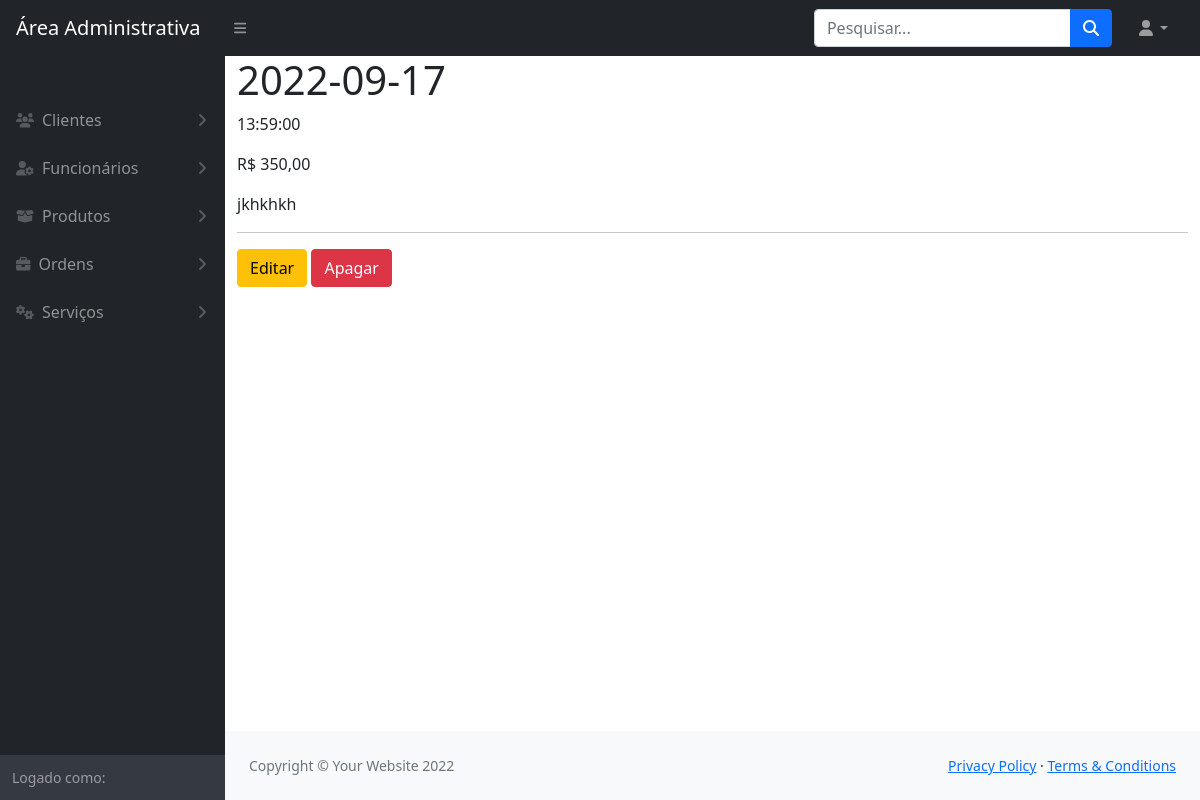
The app's page /modulos/ordem_servico/visualizar.php?id=3 with its own data.
### tables this page shows
CREATE TABLE `ordemdeservico` (
  `IDOS` int(11) NOT NULL,
  `dataOS` date NOT NULL,
  `horarioOS` time NOT NULL,
  `valorTotalOS` bigint(20) NOT NULL,
  `obs` varchar(300) NOT NULL
);

### funcoes/conexao.php (called while the page is built, shortened)
<?php
    function retornaDado($sql)
    {
        $pdo = $GLOBALS['conexaoBanco'];
        $resultado = $pdo->query($sql);
        return $resultado->fetch();
    }
?>

### modulos/ordem_servico/visualizar.php (the view, shortened to what this page needs)
<?php
    include_once '../../config.php';
    if(empty($_GET['id'])){
        header('Location: index.php');
        exit;
    }else{
        $id = $_GET['id'];
    }
    $sql = "SELECT * FROM ordemdeservico WHERE IDOS = $id";
    $ordem_servico = retornaDado($sql);
?>
<!DOCTYPE html>
<html lang="en">
    <?php include_once path('template/head.php') ?>
    <body class="sb-nav-fixed">
        <?php include_once path('template/navbar.php') ?>
        <div id="layoutSidenav">
            <?php include_once path('template/sidebar.php') ?>
            <div id="layoutSidenav_content">
                <main class="container">
                    <h1><?= $ordem_servico['dataOS'] ?></h1>
                    <p><?= $ordem_servico['horarioOS'] ?></p>
                    <p>R$ <?= number_format($ordem_servico['valorTotalOS'], 2, ',', '.') ?></p>
                    <p><?= $ordem_servico['obs'] ?></p>
                    <hr>
                    <a href="editar.php?id=<?= $ordem_servico['IDOS'] ?>" class="btn btn-warning">Editar</a>
                    <a onclick="return confirm('Deseja realmente apagar o ordem_servico?')" href="apagar.php?id=<?= $ordem_servico['IDOS'] ?>" class="btn btn-danger">Apagar</a>
                </main>
                <?php include_once path('template/footer.php') ?>
            </div>
        </div>
    </body>
</html>

### records on screen
ordemdeservico: dataOS "2022-09-17", horarioOS "13:59:00", valorTotalOS "350,00", obs "jkhkhkh"
